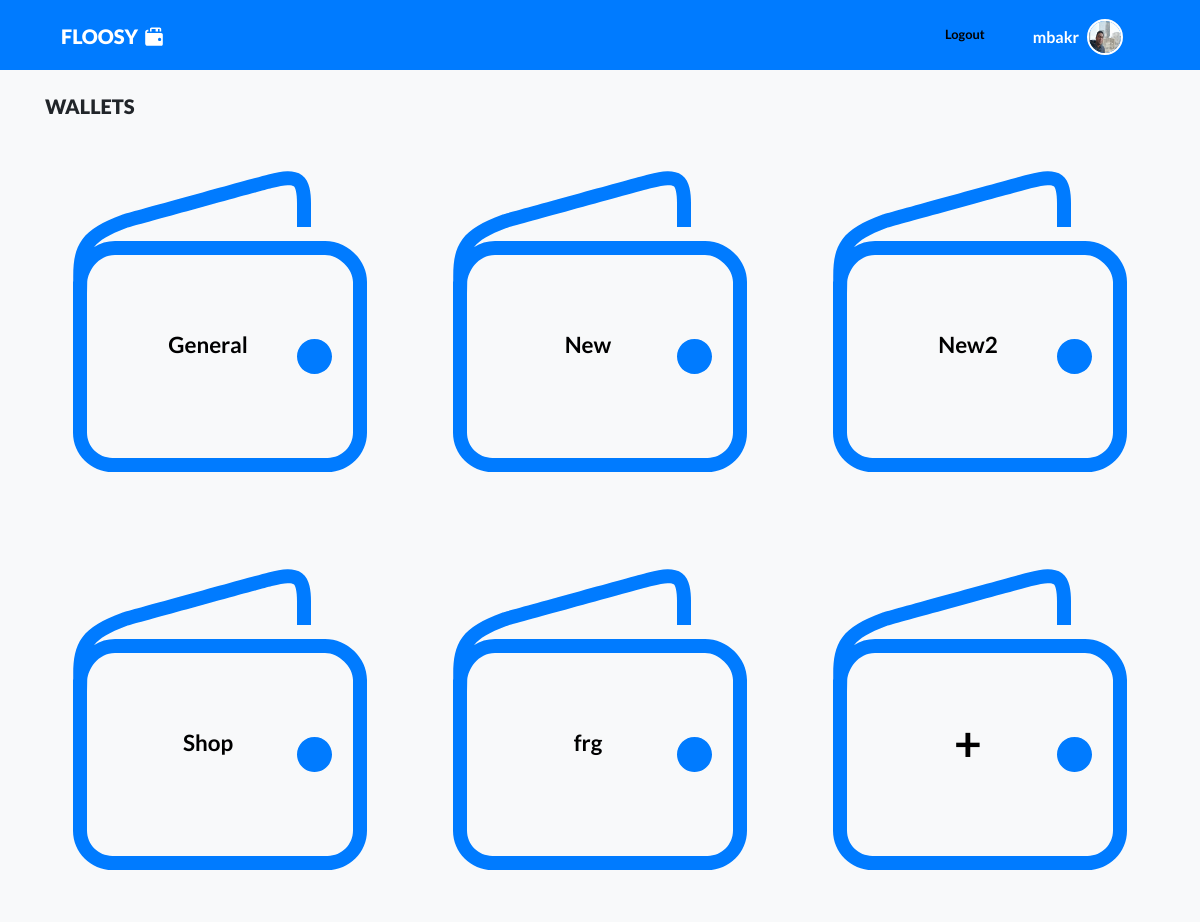
The app's page / (signed in), older data.
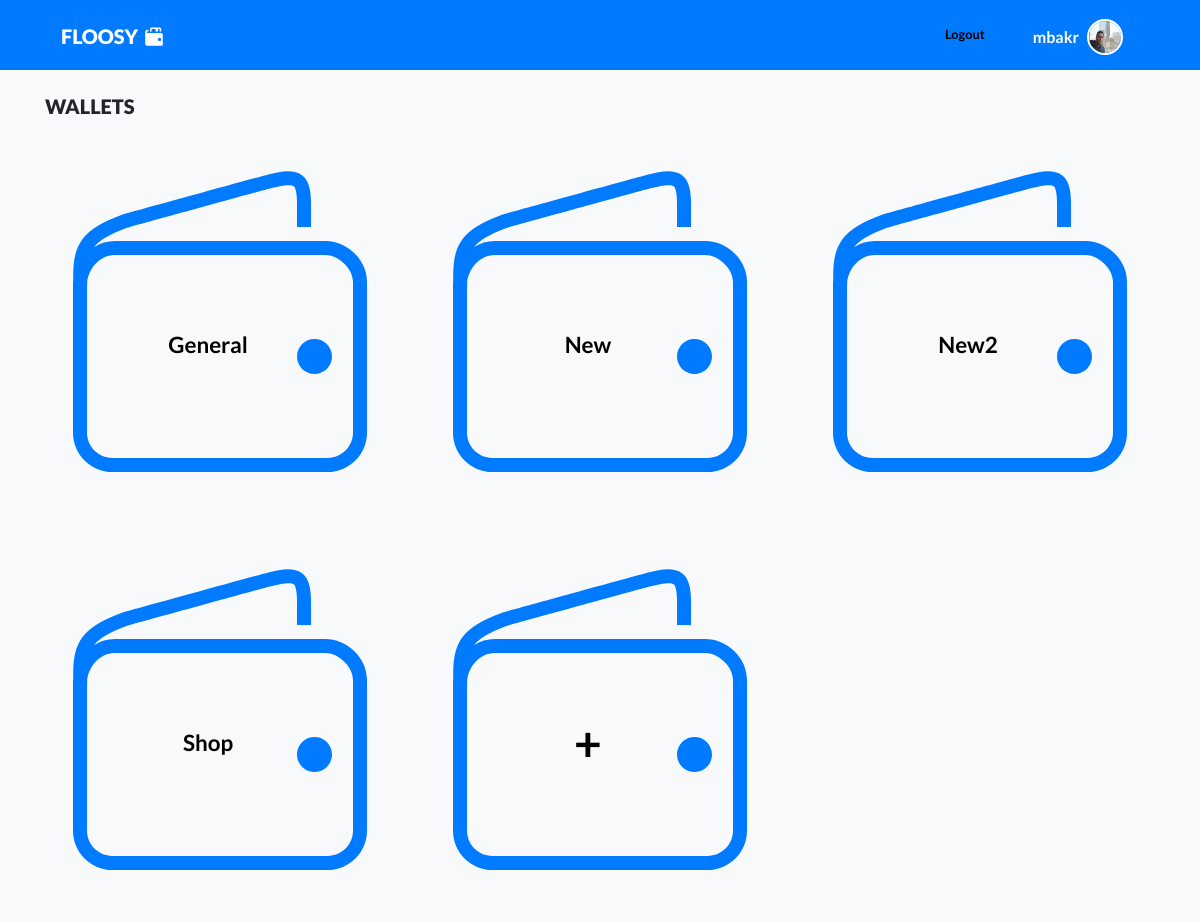
The same page, newer data.
### accounts/models.py (models this page shows, shortened)
class Account(models.Model):
    user        = models.OneToOneField(to=User, on_delete=models.CASCADE)
    first_name  = models.CharField(max_length=50, blank=True,null=True)
    last_name   = models.CharField(max_length=50, blank=True,null=True)
    email       = models.EmailField(null=True,blank=True)
    image       = models.ImageField(upload_to='profileimages/',default='profileimages/default.jpg')
    bio         = models.TextField(blank=True,null=True)
    country     = CountryField(blank_label='(select country)', null=True)

### tracker/models.py (models this page shows, shortened)
class Wallet(models.Model):
    owner = models.ForeignKey(to=User, on_delete=models.CASCADE)
    name = models.CharField(max_length=100)
    slug = models.SlugField(blank=True,null=True)
    balance = models.DecimalField(max_digits=15, decimal_places=2, default=0)
    def get_absolute_url(self):
        return reverse(viewname='tracker:wallet', kwargs={'slug':self.slug})

### tracker/views.py (the view)
# urls.py: path('', WalletsView.as_view(), name='wallets'),
class WalletsView(LoginRequiredMixin,ListView):
    model = Wallet
    def get_queryset(self):
        return self.model.objects.filter(owner=self.request.user)

### tracker/templates/tracker/wallet_list.html (shortened to what this page needs)
{% extends 'base.html' %}
{% load static %}
{% block content %}
<section>
  <div class="container">
    <div class="row mt-4">
      <div class="col-12">
        <h5 class="sectionHeading">Wallets</h5>
      </div>
    </div>
    <div class="row">
      {% for object in object_list %}
        <div class="col-6 col-sm-4">
          <a href="{{object.get_absolute_url}}">
            <div class="walletItem my-4 position-relative">
              <img class="img-fluid" src="{% static 'imgs/ticket.svg' %}" alt="">
              <p class="walletName d-flex align-items-center justify-content-center pr-4" style="color: black">{{object.name}}</p>
            </div>
          </a>
        </div>
      {% endfor %}
      <div class="col-6 col-sm-4">
        <a href="{% url 'tracker:add_wallet' %}">
          <div class="walletItem walletItemAdd my-4 position-relative">
            <img class="img-fluid" src="{% static 'imgs/ticket.svg' %}" alt="">
            <p class="walletName d-flex align-items-center justify-content-center pr-4" style="color: black">+</p>
          </div>
        </a>
      </div>
    </div>
  </div>
</section>
{% endblock content %}

### templates/base.html (shortened to what this page needs)
{% load static %}
<!DOCTYPE html>
<html lang="en">
    <head>
    <link rel="stylesheet" href="https://netdna.bootstrapcdn.com/font-awesome/4.7.0/css/font-awesome.css">
    <link rel="stylesheet" href="https://stackpath.bootstrapcdn.com/bootstrap/4.1.3/css/bootstrap.min.css">
<link rel="stylesheet" href="https://pro.fontawesome.com/releases/v5.10.0/css/all.css"/>
    <link rel="stylesheet" href="{% static 'css/style.css' %}">
    <link rel="stylesheet" href="{% static 'css/style2.css' %}">
</head>
<body>
    <section class="bg-primary">
        <div class="container">
            <nav class="navbar navbar-expand-md navbar-dark bg-transparent">
                <a class="navbar-brand mt-1" href="{% url 'tracker:wallets' %}">FLOOSY<img class="mb-1 ml-1" src="{% static 'imgs/logo-icon.svg' %}" alt=""></a>
                <div class="collapse navbar-collapse" id="navbarSupportedContent">
                    <ul class="navbar-nav ml-auto">
                        <li class="nav-item ml-3">
                            <a class="nav-link mt-1" href="{% url 'accounts:logout' %}"><small style="color: black; font-weight: bold">Logout</small></a>
                        </li>
                        <li class="nav-item ml-md-4">
                            <a class="nav-link mt-1" href="{% url 'accounts:profile' %}">
                                <span>{{request.user.username}}</span>
                                <img id="userAvatar" class="rounded-circle ml-2" src="{{request.user.account.image.url}}" alt="{% static 'imgs/avatar.jpg' %}">
                            </a>
                        </li>
                    </ul>
                </div>
            </nav>
        </div>
    </section>
    {% block content %}
    {% endblock content %}
</body>
</html>

### static/css/style.css (style rules this page uses)
html, body { background-color: #f8f9fa; font-family: 'Lato', sans-serif; }
.sectionHeading { font-weight: 900; text-transform: uppercase; }
nav.navbar { min-height: 70px; }
.navbar-brand { font-weight: 900; }
.navbar-dark .navbar-nav .nav-item { margin: 0 8px; }
.navbar-dark .navbar-nav .nav-link { font-weight: 700; color: #fff; }
#userAvatar { width: 36px; height: 36px; margin-top: -0.4rem; float: right; border: 2px solid #fff; }
.walletName { position: absolute; top: 2.5rem; left: 0; bottom: 0; right: 0; font-size: 1rem!important; font-weight: 700; color: #007bff; }
@media (min-width: 768px) { .walletName { top: 3.5rem; font-size: 1.4rem!important; } }
.walletItemAdd .walletName { font-size: 3rem!important; }
small { display: block; line-height: 1.428571429; color: #999; }

### static/css/style2.css (style rules this page uses)
* { box-sizing:border-box }

Row changes from the older to the newer data that the page shows:
removed Wallet: name "frg"
